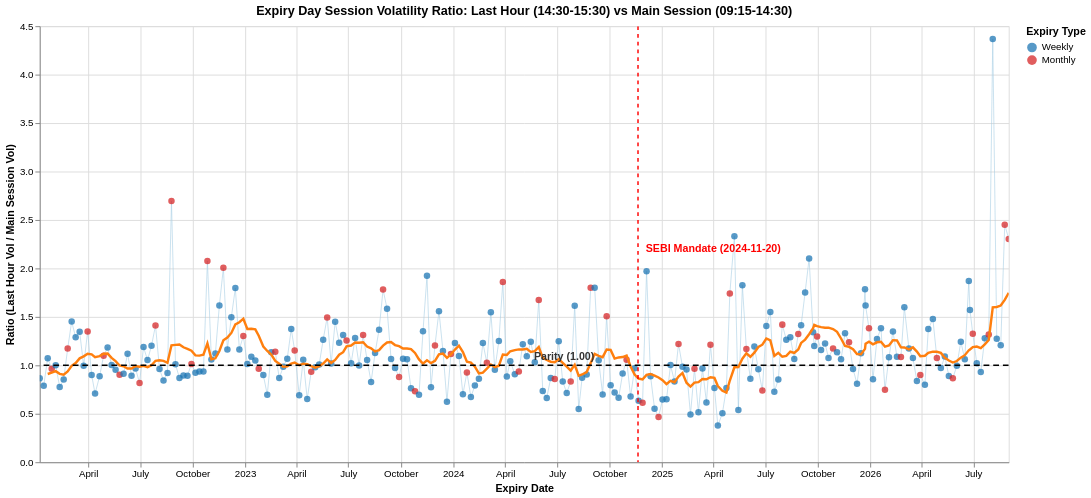

The notebook cell saved with this chart:
### Markdown cell above
### Mathematical Formulations for Session Volatility Ratio

This section relies on fundamental financial math concepts to compare how volatile the "power hour" is compared to the rest of the day. Here is a clear, step-by-step explanation of exactly how those variables (`vol_main_ann`, `vol_last_ann`, `ratio`, and `Ratio_MA`) were calculated before they were passed into the chart.

#### 1. The Building Block: 1-Minute Log Returns
Before calculating volatility, the notebook first calculates the minute-by-minute percentage change in the NIFTY index using **log returns**:
$$r_{t} = \ln\left(\frac{\text{Close}_{t}}{\text{Close}_{t-1}}\right)$$
Log returns are used instead of simple percentage returns because they are symmetric and additive over time, which is a mathematical requirement for accurate volatility modeling.

#### 2. Realized Variance (Sum of Squares)
To measure the total "energy" or movement of the market during a specific time window, we square all those 1-minute log returns and add them up. 
* **Main Session Variance:** Sum of $r_{t}^2$ from 09:15 to 14:30 (315 minutes).
* **Last Hour Variance:** Sum of $r_{t}^2$ from 14:30 to 15:30 (60 minutes).

#### 3. Annualized Volatility (`vol_main_ann` and `vol_last_ann`)
Raw variance numbers are very small and hard to read. To make them standard and comparable, we convert them into **Annualized Volatility** (expressed as a percentage, like 12% or 15%). 

To do this, we multiply the raw variance by a scaling factor to stretch it to a full day, multiply by 252 to stretch it to a full year, and then take the square root:
$$\text{Annualized Volatility} = \sqrt{\text{Sum of Squared Returns} \times \text{Intraday Scale} \times 252}$$

* For **`vol_main_ann`**, the Intraday Scale is `(375 / 315)` because the main session is 315 minutes of the 375-minute trading day.
* For **`vol_last_ann`**, the Intraday Scale is `(375 / 60)` because the last hour is only 60 minutes long.

*(Note: Scaling them both to a full 375-minute equivalent day is what makes it fair to compare them directly against each other!)*

#### 4. The Ratio (`ratio`)
This is the core metric plotted on the Y-axis:
$$\text{Ratio} = \frac{\text{vol\_last\_ann}}{\text{vol\_main\_ann}}$$
* **If Ratio = 1.0 (Parity):** The market was equally volatile in the morning/afternoon as it was in the last hour.
* **If Ratio > 1.0:** The last hour was exceptionally violent (typical of 0DTE gamma squeezes).
* **If Ratio < 1.0:** The last hour was quiet and subdued compared to the rest of the day (typical of strike pinning).

#### 5. Moving Average (`Ratio_MA`)
Because day-to-day ratios can be very noisy and spiky, this formula calculates a **10-period Simple Moving Average (SMA)** of the ratio. This creates the smooth orange trendline in the chart, making it easy to see the macro shifts in market behavior over the years.

#### 6. Tagging Expiry Types
Finally, to color the dots blue or red, the code groups the dates by Month and Year, and finds the *maximum* (latest) expiry date in that month. In the Indian market, the last expiry of the month is the Monthly Expiry. Everything else is automatically tagged as a Weekly Expiry.

### Code cell
# -------------------------------------------------------------
# CHART 2: SESSION VOLATILITY RATIO (LAST HOUR vs MAIN SESSION)
# -------------------------------------------------------------

exp_plot_df = daily_metrics[daily_metrics['is_expiry']].copy().sort_values('date').reset_index(drop=True)
exp_plot_df['Date'] = pd.to_datetime(exp_plot_df['date'])

# Tag Expiry Type
exp_plot_df['year_month'] = exp_plot_df['Date'].dt.strftime('%Y-%m')
monthly_exp_dates = set(exp_plot_df.groupby('year_month')['Date'].max())
exp_plot_df['Expiry_Type'] = np.where(exp_plot_df['Date'].isin(monthly_exp_dates), 'Monthly', 'Weekly')

# Compute rolling simple average over multiple weeks (10-week moving average)
exp_plot_df['Ratio_MA'] = exp_plot_df['ratio'].rolling(10, min_periods=3).mean()

# Altair Chart Layers
points_2 = alt.Chart(exp_plot_df).mark_circle(size=45, opacity=0.75).encode(
    x=alt.X('Date:T', title='Expiry Date'),
    y=alt.Y('ratio:Q', title='Ratio (Last Hour Vol / Main Session Vol)'),
    color=alt.Color(
        'Expiry_Type:N',
        scale=alt.Scale(domain=['Weekly', 'Monthly'], range=['#1f77b4', '#d62728']),
        title='Expiry Type'
    ),
    tooltip=[
        alt.Tooltip('Date:T', title='Expiry Date', format='%Y-%m-%d'),
        alt.Tooltip('day_name:N', title='Day of Week'),
        alt.Tooltip('Expiry_Type:N', title='Expiry Type'),
        alt.Tooltip('vol_last_ann:Q', title='Last Hour Vol (14:30-15:30)', format='.1%'),
        alt.Tooltip('vol_main_ann:Q', title='Main Vol (09:15-14:30)', format='.1%'),
        alt.Tooltip('ratio:Q', title='Ratio (Last Hour / Main)', format='.3f'),
        alt.Tooltip('Ratio_MA:Q', title='10-Week MA', format='.3f')
    ]
)

line_2 = alt.Chart(exp_plot_df).mark_line(color='#a6cee3', strokeWidth=1, opacity=0.6).encode(
    x='Date:T',
    y='ratio:Q'
)

trend_2 = alt.Chart(exp_plot_df).mark_line(color='#ff7f0e', strokeWidth=2.5).encode(
    x='Date:T',
    y='Ratio_MA:Q'
)

rule_2 = alt.Chart(pd.DataFrame({'y': [1.00]})).mark_rule(
    color='black',
    strokeDash=[6, 4],
    strokeWidth=1.5
).encode(y='y:Q')

rule_2_text = alt.Chart(pd.DataFrame({'y': [1.00], 'text': ['Parity (1.00)']})).mark_text(
    align='left', dx=10, dy=-8, color='#333333', fontSize=11, fontWeight='bold'
).encode(y='y:Q', text='text:N')

sebi_rule_2 = alt.Chart(pd.DataFrame({'x': ['2024-11-20']})).mark_rule(
    color='red', strokeDash=[4, 4], strokeWidth=1.5
).encode(x='x:T')

sebi_text_2 = alt.Chart(pd.DataFrame({'x': ['2024-11-20'], 'y': [2.2], 'text': ['SEBI Mandate (2024-11-20)']})).mark_text(
    align='left', dx=8, color='red', fontSize=11, fontWeight='bold'
).encode(x='x:T', y='y:Q', text='text:N')

chart_2 = (line_2 + points_2 + trend_2 + rule_2 + rule_2_text + sebi_rule_2 + sebi_text_2).properties(
    title='Expiry Day Session Volatility Ratio: Last Hour (14:30-15:30) vs Main Session (09:15-14:30)',
    width=1000,
    height=450
).interactive()

chart_2

### Figure 1 — Vega-Lite specification as saved in the notebook (floating-point values rounded to 4 significant figures; data arrays with more than 128 entries replaced by an {"elided": "..."} marker saying what was removed)
{"config": {"view": {"continuousWidth": 300, "continuousHeight": 300}}, "layer": [{"mark": {"type": "line", "color": "#a6cee3", "opacity": 0.6, "strokeWidth": 1}, "encoding": {"x": {"field": "Date", "type": "temporal"}, "y": {"field": "ratio", "type": "quantitative"}}, "name": "view_fcdb8fce925affdf_0"}, {"mark": {"type": "circle", "opacity": 0.75, "size": 45}, "encoding": {"color": {"field": "Expiry_Type", "scale": {"domain": ["Weekly", "Monthly"], "range": ["#1f77b4", "#d62728"]}, "title": "Expiry Type", "type": "nominal"}, "tooltip": [{"field": "Date", "format": "%Y-%m-%d", "title": "Expiry Date", "type": "temporal"}, {"field": "day_name", "title": "Day of Week", "type": "nominal"}, {"field": "Expiry_Type", "title": "Expiry Type", "type": "nominal"}, {"field": "vol_last_ann", "format": ".1%", "title": "Last Hour Vol (14:30-15:30)", "type": "quantitative"}, {"field": "vol_main_ann", "format": ".1%", "title": "Main Vol (09:15-14:30)", "type": "quantitative"}, {"field": "ratio", "format": ".3f", "title": "Ratio (Last Hour / Main)", "type": "quantitative"}, {"field": "Ratio_MA", "format": ".3f", "title": "10-Week MA", "type": "quantitative"}], "x": {"field": "Date", "title": "Expiry Date", "type": "temporal"}, "y": {"field": "ratio", "title": "Ratio (Last Hour Vol / Main Session Vol)", "type": "quantitative"}}}, {"mark": {"type": "line", "color": "#ff7f0e", "strokeWidth": 2.5}, "encoding": {"x": {"field": "Date", "type": "temporal"}, "y": {"field": "Ratio_MA", "type": "quantitative"}}}, {"data": {"name": "data-62270e77d641448c13ff0a9fcf3e6578"}, "mark": {"type": "rule", "color": "black", "strokeDash": [6, 4], "strokeWidth": 1.5}, "encoding": {"y": {"field": "y", "type": "quantitative"}}}, {"data": {"name": "data-b8fe6404aeafdd6d20dad252d4157895"}, "mark": {"type": "text", "align": "left", "color": "#333333", "dx": 10, "dy": -8, "fontSize": 11, "fontWeight": "bold"}, "encoding": {"text": {"field": "text", "type": "nominal"}, "y": {"field": "y", "type": "quantitative"}}}, {"data": {"name": "data-d650d78053ec4791e086b320b36c991b"}, "mark": {"type": "rule", "color": "red", "strokeDash": [4, 4], "strokeWidth": 1.5}, "encoding": {"x": {"field": "x", "type": "temporal"}}}, {"data": {"name": "data-d96000cae5cbb424d0aca37b3b8212de"}, "mark": {"type": "text", "align": "left", "color": "red", "dx": 8, "fontSize": 11, "fontWeight": "bold"}, "encoding": {"text": {"field": "text", "type": "nominal"}, "x": {"field": "x", "type": "temporal"}, "y": {"field": "y", "type": "quantitative"}}}], "data": {"name": "data-367e5509eb3110c2ed973f11209428c6"}, "height": 450, "params": [{"name": "param_1e9efca18e7a2868", "select": {"type": "interval", "encodings": ["x", "y"]}, "bind": "scales", "views": ["view_fcdb8fce925affdf_0"]}], "title": "Expiry Day Session Volatility Ratio: Last Hour (14:30-15:30) vs Main Session (09:15-14:30)", "width": 1000, "$schema": "https://vega.github.io/schema/vega-lite/v6.4.1.json", "datasets": {"data-367e5509eb3110c2ed973f11209428c6": {"elided": "247 records"}, "data-62270e77d641448c13ff0a9fcf3e6578": [{"y": 1.0}], "data-b8fe6404aeafdd6d20dad252d4157895": [{"y": 1.0, "text": "Parity (1.00)"}], "data-d650d78053ec4791e086b320b36c991b": [{"x": "2024-11-20"}], "data-d96000cae5cbb424d0aca37b3b8212de": [{"x": "2024-11-20", "y": 2.2, "text": "SEBI Mandate (2024-11-20)"}]}}
